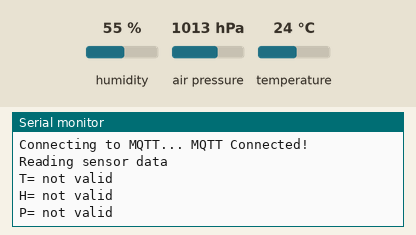
Bench run of a sketch on a simulated ESP8266 (NodeMCU). Shown: the last lines printed to the serial monitor. The test bench sets the inputs (shaded band); at power-on: humidity 55 %, air pressure 1013 hPa, temperature 24 °C. WiFi joins after 1.5 s; servers stay silent unless stated; no MQTT or app messages arrive unless stated.

Above: at 17.7 s.
17.8 s: humidity set to 22 %
At 32.5 s:
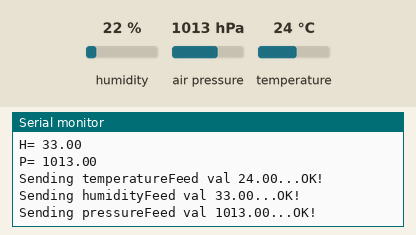
32.8 s: air pressure set to 952 hPa
At 42.8 s:
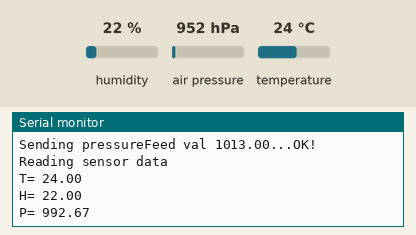
47.8 s: temperature set to 12 °C
At 52.8 s:
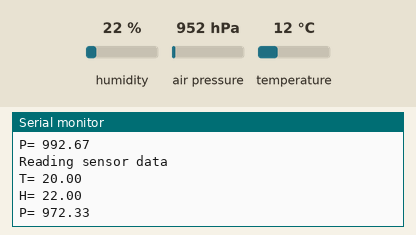
Timing chart, 0 to 54.3 s (numbered marks = the images above; inputs shaded):
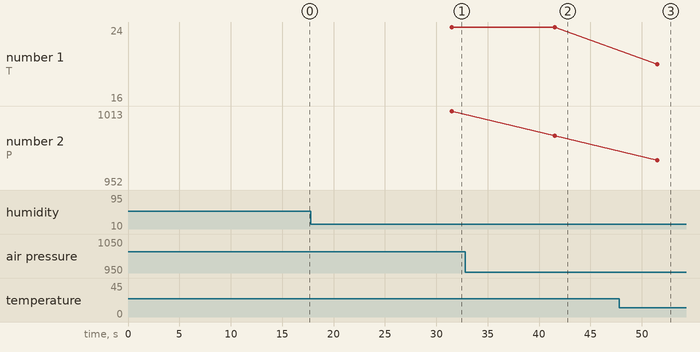

The sketch:

MQTT.ino
```cpp
/*
   Measure temperature, humidity and pressure with a BME280 I2C
*/

#include <Wire.h>
#include <ESP8266WiFi.h>
#include "Adafruit_MQTT.h"
#include "Adafruit_MQTT_Client.h"
#include <Adafruit_Sensor.h>
#include <Adafruit_BME280.h>
#include <Ticker.h>

#define WLAN_SSID       "Put_your_own_here"
#define WLAN_PASS       "Put_your_own_here"

#define AIO_SERVER      "io.adafruit.com"
#define AIO_SERVERPORT  1883                   // use 8883 for SSL
#define AIO_USERNAME    "Put_your_own_here"
#define AIO_KEY         "Put_your_own_here"

#define SEALEVELPRESSURE_HPA (1013.25)

/************ Global State (you don't need to change this!) ******************/

// Create an ESP8266 WiFiClient class to connect to the MQTT server.
WiFiClient client;
// or... use WiFiFlientSecure for SSL
//WiFiClientSecure client;

// Setup the MQTT client class by passing in the WiFi client and MQTT server and login details.
Adafruit_MQTT_Client mqtt(&client, AIO_SERVER, AIO_SERVERPORT, AIO_USERNAME, AIO_KEY);

/****************************** Feeds ***************************************/

// Setup the feeds temperature, humidity, and pressure
// Notice MQTT paths for AIO follow the form: <username>/feeds/<feedname>
Adafruit_MQTT_Publish temperatureFeed = Adafruit_MQTT_Publish(&mqtt, AIO_USERNAME "/feeds/temperature");
Adafruit_MQTT_Publish humidityFeed = Adafruit_MQTT_Publish(&mqtt, AIO_USERNAME "/feeds/humidity");
Adafruit_MQTT_Publish pressureFeed = Adafruit_MQTT_Publish(&mqtt, AIO_USERNAME "/feeds/pressure");

Adafruit_BME280 bme; // I2C

Ticker readSensorData;
Ticker sendSensorData;

//Variables to hold current average
float vTemp = 0.0F;
float vHum = 0.0F;
float vPress = 0.0F;

//Variables to hold the vaild count
int vTempValid = 0;
int vHumValid = 0;
int vPressValid = 0;

//Number of entries for calculating the average and the entries itself
const int arraysize = 3;

float vTempA[arraysize];
float vHumA[arraysize];
float vPressA[arraysize];

//foward declaration
void MQTT_connect();


// the setup
void setup() {
  Serial.begin(9600);
  delay(10);
  Wire.begin();

  if (! bme.begin(0x76, &Wire)) {
    Serial.println("Could not find a valid BME280 sensor, check wiring!");
    while (1);
  }

  // Connect to WiFi access point.
  Serial.println(); Serial.println();
  Serial.print("Connecting to ");
  Serial.println(WLAN_SSID);

  WiFi.begin(WLAN_SSID, WLAN_PASS);
  while (WiFi.status() != WL_CONNECTED) {
    delay(500);
    Serial.print(".");
  }
  Serial.println();

  Serial.println("WiFi connected");
  Serial.println("IP address: "); Serial.println(WiFi.localIP());

  readSensorData.attach(10.0F, readData);
  sendSensorData.attach(30.0F, sendMQTTData);
}

//the loop
void loop() {
  MQTT_connect();
  delay(30000);
}


/*
   Connect to the MQTT broker
*/
void MQTT_connect() {
  int8_t ret;

  // Stop if already connected.
  if (mqtt.connected()) {
    return;
  }

  Serial.print("Connecting to MQTT... ");

  uint8_t retries = 10;
  while ((ret = mqtt.connect()) != 0) { // connect will return 0 for connected
    Serial.println(mqtt.connectErrorString(ret));
    Serial.println("Retrying MQTT connection in 5 seconds...");
    mqtt.disconnect();
    delay(5000);  // wait 5 seconds
    retries--;
    if (retries == 0) {
      // basically die and wait for WDT to reset me
      while (1);
    }
  }
  Serial.println("MQTT Connected!");
}


/*
   Read the sensor data and save it
*/
void readData() {
  Serial.println(F("Reading sensor data "));

  for (int i = arraysize - 1; i > 0; i--) {
    vTempA[i] = vTempA[i - 1];
    vHumA[i] = vHumA[i - 1];
    vPressA[i] = vPressA[i - 1];
  }

  vTempA[0] = bme.readTemperature();
  if (isnan(vTempA[0])) {
    vTempValid = 0;
  } else
  {
    vTempValid++;
    vTempValid = min(vTempValid, arraysize);
  }

  vHumA[0] = bme.readHumidity();
  if (isnan(vHumA[0])) {
    vHumValid = 0;
  } else
  {
    vHumValid++;
    vHumValid = min(vHumValid, arraysize);
  }

  vPressA[0] = bme.readPressure() / 100.0F;
  if (isnan(vPressA[0])) {
    vPressValid = 0;
  } else
  {
    vPressValid++;
    vPressValid = min(vPressValid, arraysize);
  }

  //calculate sensor average if possible
  if (vTempValid == arraysize) {
    vTemp = 0.0F;
    for (int i = 0; i < arraysize; i++) {
      vTemp += vTempA[i];
    }
    vTemp /= 3;
    Serial.println("T= " + String(vTemp));
  } else {
    Serial.println("T= not valid");
  }

  if (vHumValid == arraysize) {
    vHum = 0.0F;
    for (int i = 0; i < arraysize; i++) {
      vHum += vHumA[i];
    }
    vHum /= 3;
    Serial.println("H= " + String(vHum));
  } else {
    Serial.println("H= not valid");
  }

  if (vPressValid == arraysize) {
    vPress = 0.0F;
    for (int i = 0; i < arraysize; i++) {
      vPress += vPressA[i];
    }
    vPress /= 3;
    Serial.println("P= " + String(vPress));
  } else {
    Serial.println("P= not valid");
  }
}

/*
 * Send the sensor data to the feeds
 */
void sendMQTTData() {
  MQTT_connect();

  if (vTempValid == arraysize) {
    Serial.print(F("\nSending temperatureFeed val "));
    Serial.print(vTemp);
    Serial.print("...");
    if (! temperatureFeed.publish(vTemp)) {
      Serial.println(F("Failed"));
    } else {
      Serial.println(F("OK!"));
    }
  } else {
    Serial.println(F("Not sending temperature data due to error"));
  }

  if (vHumValid == arraysize) {
    Serial.print(F("\nSending humidityFeed val "));
    Serial.print(vHum);
    Serial.print("...");
    if (! humidityFeed.publish(vHum)) {
      Serial.println(F("Failed"));
    } else {
      Serial.println(F("OK!"));
    }
  } else {
    Serial.println(F("Not sending humidity data due to error"));
  }

  if (vPressValid == arraysize) {
    Serial.print(F("\nSending pressureFeed val "));
    Serial.print(vPress);
    Serial.print("...");
    if (! pressureFeed.publish(vPress)) {
      Serial.println(F("Failed"));
    } else {
      Serial.println(F("OK!"));
    }
  } else {
    Serial.println(F("Not sending pressure data due to error"));
  }
}
```

Measured:
- after the input at 17.8 s, the serial monitor: prints a new line after 13.7 s (image 1)
- after the input at 32.8 s, the serial monitor: prints a new line after 8.7 s (image 2)
- after the input at 47.8 s, the serial monitor: prints a new line after 3.7 s (image 3)
- plotted number 1: 24 → 16 after the input at 47.8 s
- plotted number 2: 1013 → 992.67 after the input at 32.8 s
